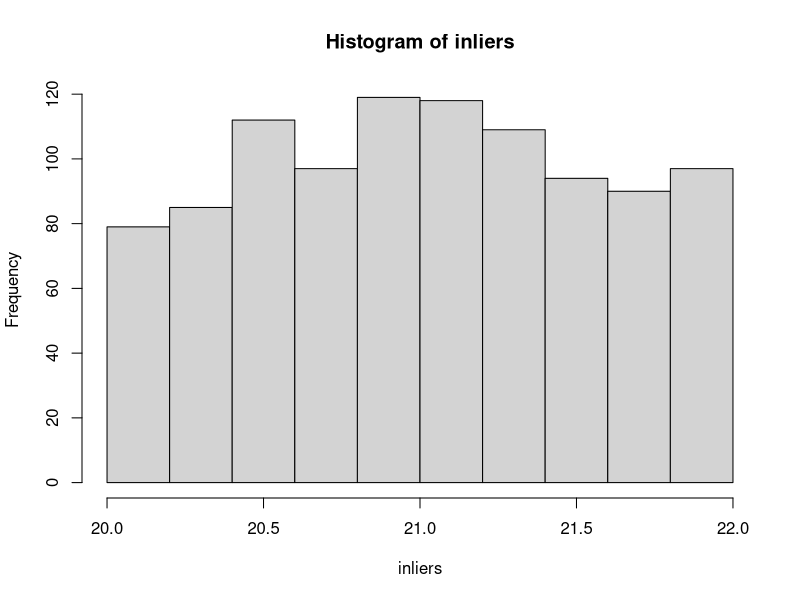
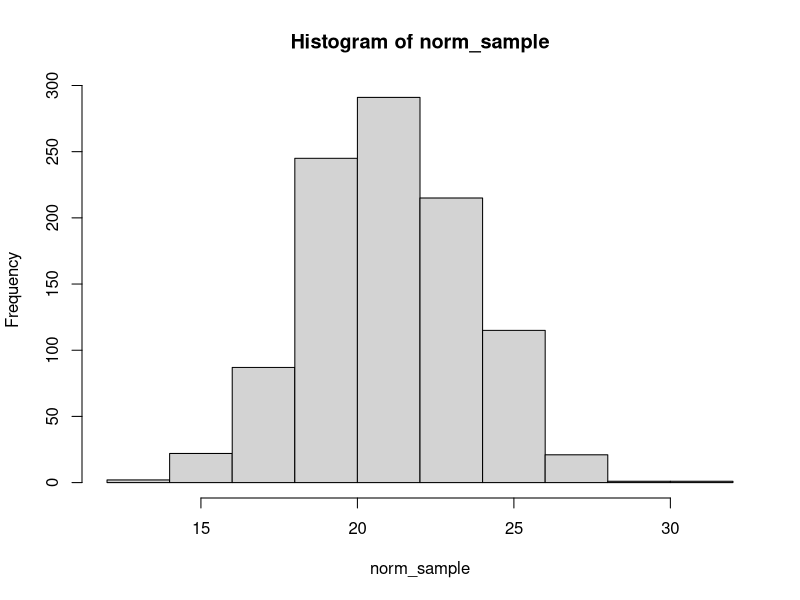
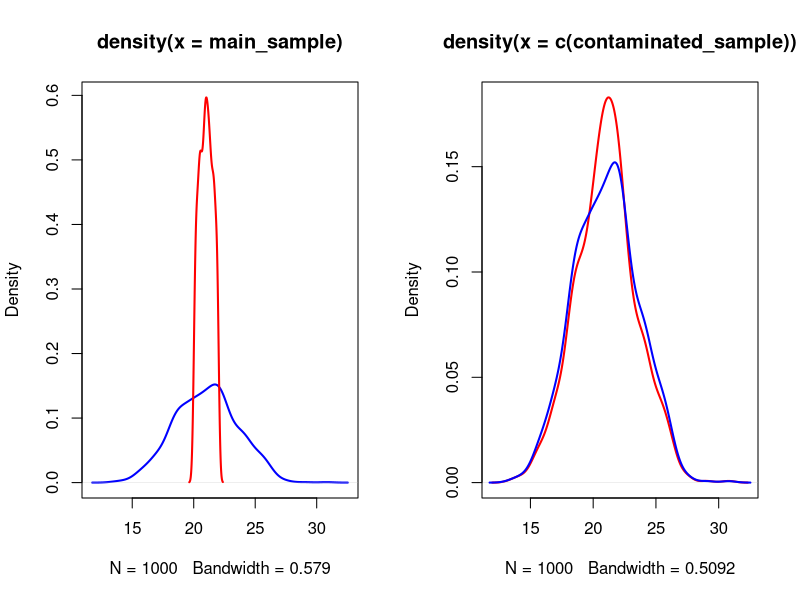
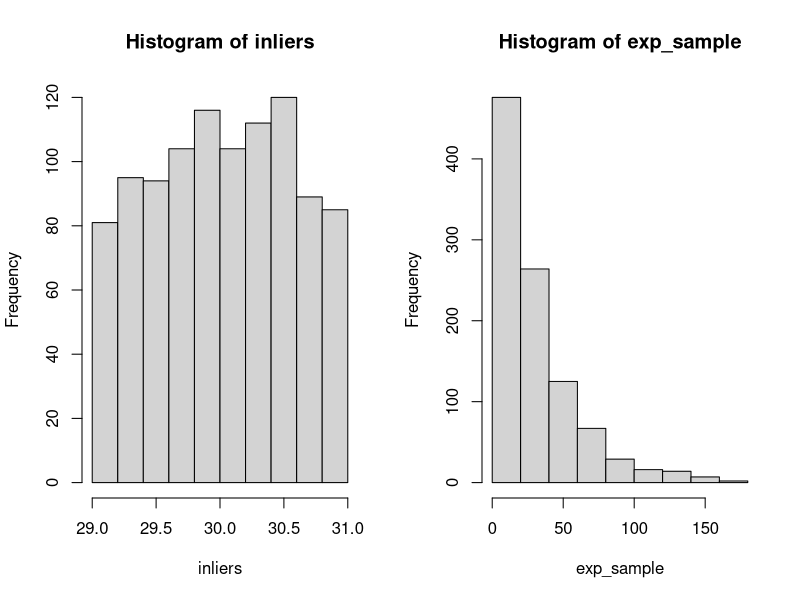
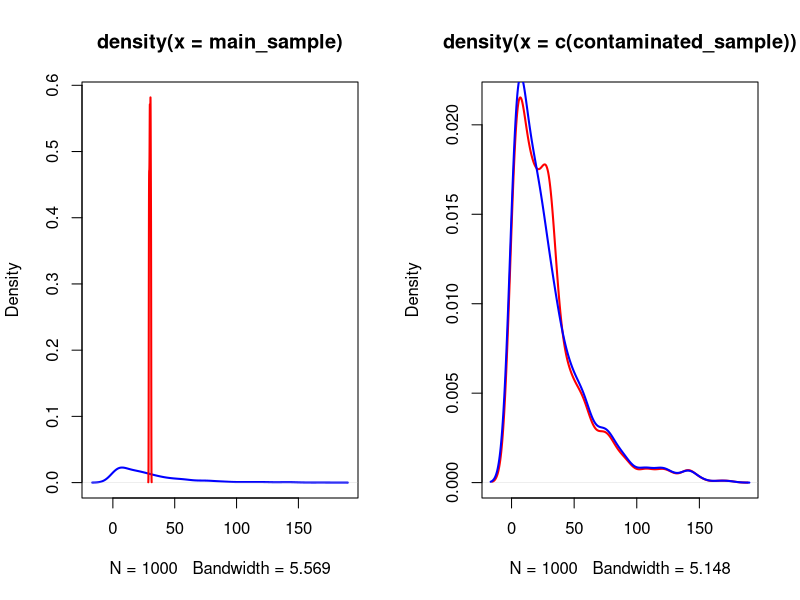

These charts were generated, in order, by the following R code:
library(dplyr)

set.seed(238)

inlier_gen <- function(alpha, beta, n=1000, min, max) {
  all_sample <- rnorm(n*100, alpha, beta)
  
  index <- ifelse(between(all_sample, alpha - beta, alpha + beta) & between(all_sample, min, max), TRUE, FALSE)
  
  real_sample <- sample(all_sample[index], n) # replace = FALSE or TRUE?
  
  return(real_sample)
}

inlier_gen_akkaya <- function(sample, delta = 0.8, ratio) {
  n <- round(length(sample) * ratio, 0)
  xbar <- mean(sample)
  sigma <- sd(sample)
  sample <- sort(sample)
  index <- 1
  
  for (i in 1:n) {
    if(i %% 2 == 1) {
      index <- i %/% 2 + 1
      
    } else {
      index <- length(sample) - (i/2) + 1
    }
    
    sample[index] <- xbar + (-delta)^i * sigma # ^index or i
  }
  
  return(sample)
}

compare_dists <- function(main_sample, inliers, ratio=0.1) {
  n <- length(main_sample)
  u <- as.integer(runif(n) > ratio)
  
  print(sum(u))
  contaminated_sample <- u * main_sample + (1 - u) * inliers # after this step we lose trace of inlier points
  
  main_dens <- density(main_sample)
  inlier_dens <- density(inliers)
  
  max_y <- max(main_dens$y, inlier_dens$y)
  
  par(mfrow=c(1, 2))
  
  plot(main_dens, col = "blue", lwd = 2,
       ylim = c(0, max_y))
  
  lines(inlier_dens, col = "red", lwd = 2)
  # legend("topright", legend = c("normal", "inlier"), col = c("blue", "red"), lwd = 2)
  
  plot(density(c(contaminated_sample)), col="red", lwd=2)
  lines(density(main_sample), col = "blue", lwd = 2)
  # legend("topright", legend = c("clean", "contaminated"), col = c("blue", "red"), lwd = 2)
}


# Normal Sample

norm_sample <- rnorm(1000, 21, 2.5)
inliers <- inlier_gen(21, 1.25, 1000, min=20, max=22)
norm_akkaya_sample <- inlier_gen_akkaya(norm_sample, delta=0.8, ratio = 0.1)

hist(inliers)
hist(norm_sample)
compare_dists(norm_sample, inliers, ratio=1/10)


# Exp Sample

exp_sample <- rexp(1000, rate=1/30)
inliers <- inlier_gen(30, 1, 1000, min=28, max=31)
exp_akkaya_sample <- inlier_gen_akkaya(norm_sample, delta=0.8, ratio = 0.1)

hist(inliers)
hist(exp_sample)
compare_dists(exp_sample, inliers, ratio=1/15)




